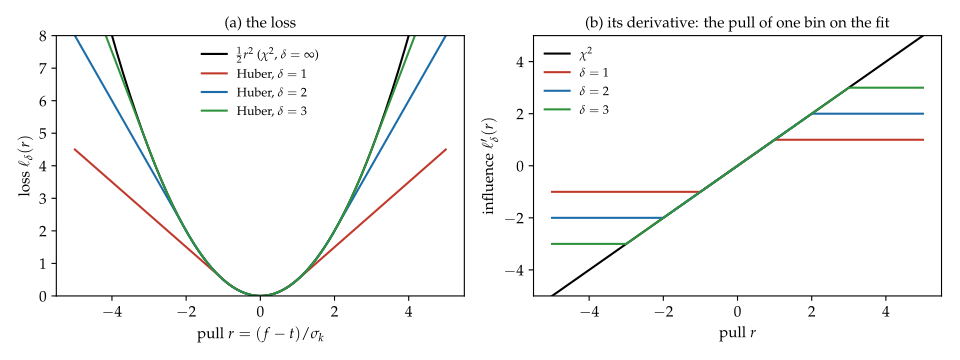

Recreate this plot in Python.
import numpy as np, matplotlib.pyplot as plt
plt.rcParams.update({"text.usetex": True, "font.family": "serif",
  "text.latex.preamble": r"\usepackage{mathpazo}", "font.size": 11})
r=np.linspace(-5,5,401)
def hub(r,d): a=np.abs(r); return np.where(a<=d,0.5*r**2,d*(a-0.5*d))
fig,ax=plt.subplots(1,2,figsize=(9.6,3.6))
ax[0].plot(r,0.5*r**2,'k',label=r'$\frac12 r^2$ ($\chi^2$, $\delta=\infty$)')
for d,c in [(1,'#C0392B'),(2,'#1B6CA8'),(3,'#2E933C')]:
    ax[0].plot(r,hub(r,d),color=c,label=fr'Huber, $\delta={d}$')
ax[0].set_ylim(0,8); ax[0].set_xlabel(r'pull $r = (f - t)/\sigma_k$'); ax[0].set_ylabel(r'loss $\ell_\delta(r)$'); ax[0].legend(frameon=False,fontsize=9)
ax[0].set_title('(a) the loss',fontsize=11)
ax[1].plot(r,r,'k',label=r'$\chi^2$')
for d,c in [(1,'#C0392B'),(2,'#1B6CA8'),(3,'#2E933C')]:
    ax[1].plot(r,np.clip(r,-d,d),color=c,label=fr'$\delta={d}$')
ax[1].set_xlabel(r'pull $r$'); ax[1].set_ylabel(r"influence $\ell_\delta'(r)$"); ax[1].legend(frameon=False,fontsize=9); ax[1].set_title('(b) its derivative: the pull of one bin on the fit',fontsize=11)
ax[1].set_ylim(-5,5)
fig.tight_layout(); fig.savefig('fig_huber.pdf')
